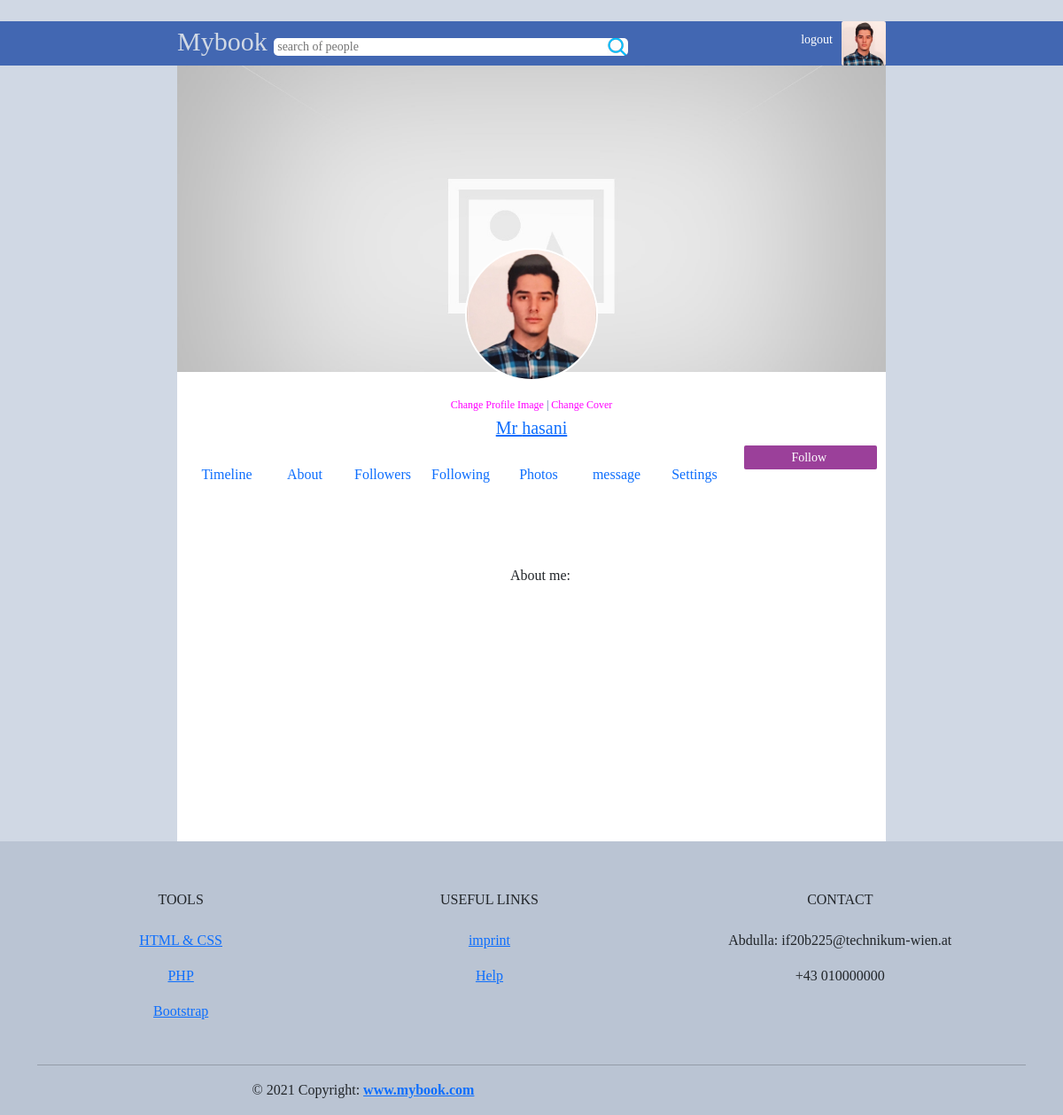
Screenshot of /profile.php?section=about&id=8895902653818759816 (signed in) with the database file from the repository.
### tables this page shows
CREATE TABLE `users` (
  `id` bigint(19) NOT NULL,
  `userid` bigint(19) NOT NULL,
  `first_name` varchar(50) NOT NULL,
  `last_name` varchar(50) NOT NULL,
  `gender` varchar(6) NOT NULL,
  `email` varchar(100) NOT NULL,
  `password` varchar(100) NOT NULL,
  `url_address` varchar(100) NOT NULL,
  `date` timestamp NOT NULL DEFAULT current_timestamp() ON UPDATE current_timestamp(),
  `profile_image` varchar(1000) NOT NULL,
  `cover_image` varchar(1000) NOT NULL,
  `likes` int(11) NOT NULL,
  `about` varchar(1000) NOT NULL,
  `is_admin` tinyint(1) NOT NULL DEFAULT 0,
  `user_status` tinyint(4) NOT NULL COMMENT '1=active, 0 = inactive, 2= supended'
);

### classes/connect.class.php (called while the page is built, shortened)
<?php
Class Database
{
  private $host ="localhost";
  private $username='root';
  private $password='';
  private $db='mybook_db';
  function connect(){
      $connection= mysqli_connect($this->host,$this->username,$this->password,$this->db);
      return $connection;
  }
  function read($sql){
      $conn= $this->connect();
      $restult= mysqli_query($conn,$sql);
      if (!$restult){
          return false;
      }else{
          $data = false;
          while($row=mysqli_fetch_assoc($restult)){
            $data[]=$row;
          }
        return $data;
      }
  }
}
?>

### classes/login.class.php (called while the page is built, shortened)
<?php
class Login{
 public function check_login($id){
    if(is_numeric($id)){
        $sql="select * from users where userid ='$id' limit 1";
        $DB=new Database();
        $result = $DB->read($sql);
        if ($result){
            $user_data=$result[0];
            return $user_data;
        }else{
            header("Location:login.php");
            die();
        }
    }else{
        header("Location:login.php");
        die();
    }
}
}
?>

### classes/profile.class.php (called while the page is built)
<?php
class Profile
{
    function get_profile($id)
    {
        $id= addslashes($id);
        $DB= new Database();
        $sql="select * from users where userid = '$id' limit 1";
        return $DB-> read($sql);
    }
}
?>

### classes/image.class.php (called while the page is built, shortened)
<?php
class Image {
public function get_thumb_profile($filename){
    $thumbnail= $filename."_profile_thumb.jpg";
    if(file_exists($thumbnail))
    {
        return $thumbnail;
    }
}
}
?>

### profile.php (the view, shortened to what this page needs)
<?php
$login= new Login();
$user_data=$login->check_login($_SESSION['mybook_userid']);
$USER= $user_data;
if(isset($_GET['id']) && is_numeric($_GET['id']))
{
        $profile= new Profile();
        $profile_data=$profile-> get_profile($_GET['id']);
        if (is_array($profile_data))
        {
                $user_data=$profile_data[0];
        }
}
?>
<!doctype html>
<html lang="en">
  <head>
    <link href="https://cdn.jsdelivr.net/npm/bootstrap@5.0.0-beta1/dist/css/bootstrap.min.css" rel="stylesheet">
    <link  href="res/index.css?ver=<?php echo time(); ?>" rel="stylesheet">
    <link  href="res/profile.css?ver=<?php echo time(); ?>" rel="stylesheet">
  </head>
  <body style= "font-family:tahoma;background-color:#d0d8e4; ">
  <br>
        <?php  include("header.php"); ?>
        <div style = "width: 800px; margin:auto;min-height:400px">
                <div style ="background-color :white; text-align:center;color:#405d9b;">
                        <?php
                                $image="images/cover_image.jpg";
                        ?>
                        <img src="<?php echo $image; ?>" style="width:100%;">
                        <span style="font-size:12px;">
                                <?php
                                        $image="images/user_male.jpg";
                                        if(file_exists($user_data['profile_image']))
                                        {
                                                $image= $image_class->get_thumb_profile($user_data['profile_image']);
                                        }
                                ?>
                                <img id = "profile_pic" src="<?php echo $image; ?>"><br/>
                                <a style="text-decoration:none;color:#f0f;" href="change_profile_image.php?change=profile_pic&id=id=<?php echo $user_data['userid']?>">Change Profile Image </a> |
                                <a style="text-decoration:none;color:#f0f;" href="change_profile_image.php?change=cover&id=<?php echo $user_data['userid']?>">Change Cover</a>
                        </span>
                        <br>
                <div>
                <div style= "font-size:20px;">
                        <a href="profile.php?id=<?php echo $user_data['userid'];?>">
                                <?php echo $user_data['first_name']." ".$user_data['last_name'];?>
                        </a>
                </div>
                <div>
                        <?php
                                $mylikes="" ;
                        ?>
                        <a href="like.php?type=user&id=<?php echo $user_data['userid'] ;?>">
                                <input type="submit"name="" id="post_button"value="Follow <?php echo $mylikes ?>"style= "min-width:150px; margin-right:10px; background-color:#9b409a;">
                        </a>
                </div>
        </div>
                <br>
                <a href="index.php"><div id="menu_buttons">Timeline </div></a>
                <a href="profile.php?section=about&id=<?php echo $user_data['userid']?>"><div id="menu_buttons">About </div></a>
                <a href="profile.php?section=followers&id=<?php echo $user_data['userid']?>"><div id="menu_buttons"> Followers </div></a>
                <a href="profile.php?section=following&id=<?php echo $user_data['userid']?>"><div id="menu_buttons"> Following </div></a>
                <a href="profile.php?section=photos&id=<?php echo $user_data['userid']?>"><div id="menu_buttons">Photos </div></a>
                <?php
                        if($user_data['userid']==$_SESSION['mybook_userid']){
                                echo ' <a href="profile.php?section=messages&id='.$user_data['userid'].'"><div id="menu_buttons">message</div></a>';
                                echo ' <a href="profile.php?section=settings&id='.$user_data['userid'].'"><div id="menu_buttons"> Settings</div></a>';
                        }
                ?>
        </div>
        <?php
                $section= "default";
                if (isset($_GET['section'])){
                        $section= $_GET['section'];
                }
                if($section=="default"){
                        include ("content/profile_content_default.php");
                }elseif($section=="following"){
                        include ("content/profile_content_following.php");
                }elseif($section=="followers"){
                        include ("content/profile_content_followers.php");
                }elseif($section=="about"){
                        include ("content/profile_content_about.php");
                }elseif($section=="settings"){
                        include ("content/profile_content_settings.php");
                }elseif($section=="photos"){
                        include ("content/profile_content_photos.php");
                }elseif($section=="messages"){
                        include ("content/profile_content_messages.php");
                }
        ?>
</div>
<?php
        include ("footer.php");
?>

### header.php
<?php
$corner_image="images/user_male.jpg";
if(isset($USER)){
  if(file_exists($USER['profile_image'])){
    $image_class=new Image();
    $corner_image= $image_class->get_thumb_profile($USER['profile_image']);
  }else{
    if($USER['gender']== "Female"){
      $corner_image="images/user_female.jpg";
    }
  }
}
?>
<div id ="blue_bar">
  <form method = "GET" action="search.php">
      <div style="width : 800px;margin:auto;font-size:30px;">
        <a href="index.php" style="color:#d0d8e4;text-decoration:none;">Mybook</a>
        <input type="text" id="search_box" name= "find" placeholder = "search of people" >
        <a href="profile.php">
          <img src="<?php echo $corner_image ; ?>" style = " width:50px; float:right ;border-radius:2px">
        </a>
        <a href="logout.php">
          <span style="font-size:14px;float:right;margin:10px;color:white">logout</span>
        </a>
      </div>
  </form>
</div>

### res/index.css (style rules this page uses)
#blue_bar { height:50px; background-color:#4267B2; color : #d9dfeb; }
#search_box { width:400px; height:20px; border-radius:5px; border :none; padding : 4px; font-size:14px; background-image:url(search.png); background-repeat:no-repeat; background-position:right; }
#profile_pic { background-color:none; width:150px; border-radius:50%; border:solid 2px white; }
#menu_buttons { width:80px; display:inline-block; margin:2px; }
#post_button { float:right; background-color:#405d9b; border:none; color:white; font-size:14px; margin-top:5px; padding:3px; border-radius:2px; width:50px; min-width:50px; cursor:pointer; }

### res/profile.css (style rules this page uses)
#blue_bar { height:50px; background-color:#4267B2; color : #d9dfeb; width:100%; }
#search_box { width:400px; height:20px; border-radius:5px; border :none; padding : 4px; font-size:14px; background-image:url(search.png); background-repeat:no-repeat; background-position:right; }
#profile_pic { margin-top:-160px; background-color:none; width:150px; border-radius:50%; border:solid 2px white; }
#menu_buttons { width:80px; display:inline-block; margin:2px; }
#post_button { float:right; background-color:#405d9b; border:none; color:white; font-size:14px; padding:3px; border-radius:2px; min-width:50px; cursor:pointer; }

### rows the page displays
users: profile_image (picture), first_name "Mr", last_name "hasani"
